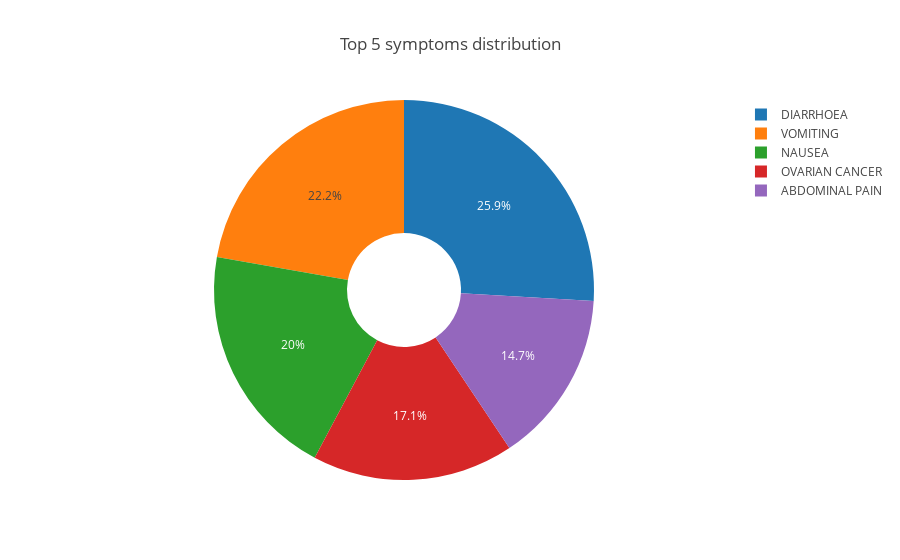

The notebook cell this image was saved under:
### Code cell
labels = []
sizes = []

top5=sorted(dic, key=dic.get, reverse=True)[:5]

for i in top5:
    labels.append(i)
    sizes.append(dic[i])

# Use `hole` to create a donut-like pie chart
fig = go.Figure(data=[go.Pie(labels=labels, values=sizes, hole=.3)])

fig.update_layout(
    title_text="Top 5 symptoms distribution",
    template=None,
    # Add annotations in the center of the donut pies.
    #annotations=[dict(text='SYMP', x=0.18, y=0.5, font_size=20, showarrow=False)]
    )

fig.show()

### Figure 1 — Plotly figure (JSON) as saved in the notebook; plotly's stock layout.template omitted (floating-point values rounded to 4 significant figures)
{"data": [{"hole": 0.3, "labels": ["DIARRHOEA", "VOMITING", "NAUSEA", "OVARIAN CANCER", "ABDOMINAL PAIN"], "type": "pie", "values": [18265, 15650, 14083, 12078, 10360]}], "layout": {"title": {"text": "Top 5 symptoms distribution"}}}
